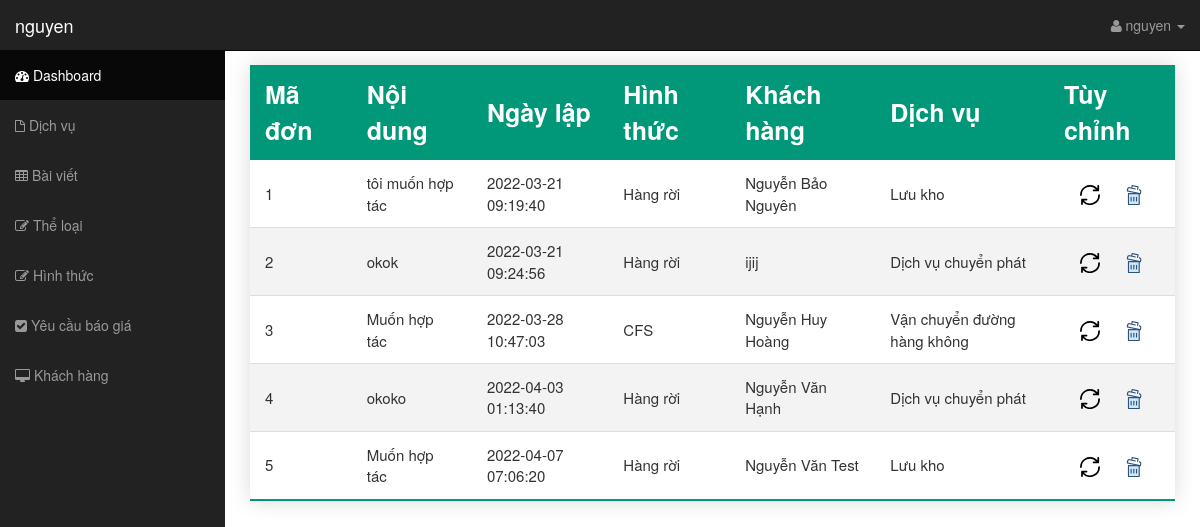
The page /controller/admin.php?view=yeucaudongia (signed in) on the database its author committed.
### tables this page shows
CREATE TABLE `ttdonbaogia` (
  `madon` int(11) NOT NULL,
  `noidung` varchar(255) NOT NULL,
  `ngaylap` datetime NOT NULL,
  `mahinhthuc` int(11) NOT NULL,
  `makh` int(11) NOT NULL,
  `madv` varchar(32) NOT NULL
);

CREATE TABLE `hinhthuc` (
  `mahinhthuc` int(11) NOT NULL,
  `tenhinhthuc` varchar(255) NOT NULL
);

CREATE TABLE `khachhang` (
  `makh` int(11) NOT NULL,
  `tenkhachhang` varchar(255) NOT NULL,
  `diachi` varchar(255) NOT NULL,
  `email` varchar(100) NOT NULL
);

CREATE TABLE `dichvu` (
  `madv` varchar(32) NOT NULL,
  `tendv` varchar(255) NOT NULL,
  `noidung` text NOT NULL
);

### controller/admin.php (called while the page is built)
<?php
include "../view/admin/header.php";
include "../view/admin/admin.php";
include "../view/admin/footer.php";
?>

### model/thuvien.php (called while the page is built, shortened)
<?php
function showDatabase($pdo, $table) {
	$select = "SELECT * FROM $table";
	$stmt = $pdo->prepare($select);
	$stmt->execute();
	$element = $stmt->fetchAll(PDO::FETCH_ASSOC);
	$pdo = null;
	return $element;
}
function showDatabaseWithId($pdo, $table, $key, $id) {
	$select = "SELECT * FROM $table WHERE $key = '$id'";
	$stmt = $pdo->prepare($select);
	$stmt->execute();
	$element = $stmt->fetchAll(PDO::FETCH_ASSOC);
	$pdo = null;
	return $element;
}
?>

### view/admin/yeucaudongia.php (the view)
<table class="styled-table">
    <thead>
        <tr>
            <th>Mã đơn </th>
            <th>Nội dung</th>
            <th>Ngày lập</th>
            <th>Hình thức</th>
            <th>Khách hàng</th>
            <th>Dịch vụ</th>
            <th>Tùy chỉnh</th>
        </tr>
    </thead>
    <tbody>
        <?php
            $table = "ttdonbaogia";
            $row = showDatabase($pdo, $table);
            foreach ($row as $value) {
        ?>
            <tr>
                <td><?php echo $value['madon'];?></td>
                <td><?php echo $value['noidung'];?></td>
                <td><?php echo $value['ngaylap'];?></td>
                <td><?php
                    $hinhthuc = showDatabaseWithId($pdo, "hinhthuc", "mahinhthuc" , $value["mahinhthuc"]);
                    foreach ($hinhthuc as  $infor_hinhthuc) {
                        echo $infor_hinhthuc['tenhinhthuc'];
                    }
                ?></td>
                <td><?php
                    $khachhang = showDatabaseWithId($pdo, "khachhang", "makh" , $value["makh"]);
                    foreach ($khachhang as  $infor_khachhang) {
                        echo $infor_khachhang['tenkhachhang'];
                    }
                ?></td>
                <td><?php
                    $dichvu = showDatabaseWithId($pdo, "dichvu", "madv" , $value["madv"]);
                    foreach ($dichvu as  $infor_dv) {
                        echo $infor_dv['tendv'];
                    }
                ?></td>
                <td class="option">
                    <a class="update" href="../controller/sua_kh.php?makh=<?php echo $value['makh'];?>" value="">
                        <img src="../view/images/icon/update.svg" title="<?php echo $value['makh'];?>" alt="Cập nhật">
                    </a>
                    <a href="../controller/xoa_kh.php?makh=<?php echo $value['makh'];?>">
                        <img src="../view/images/icon/delete.svg" title="Xóa" alt="Xóa">
                    </a>
                </td>
            </tr>
        <?php } ?>
    </tbody>
</table>

### view/css/sb-admin.css (style rules this page uses)
body { margin-top: 50px; }

### view/css/admin.css (style rules this page uses)
.styled-table { border-collapse: collapse; margin: 0 auto; box-shadow: 0 0 20px rgba(0, 0, 0, 0.15); }
.styled-table thead tr { background: #009879; color: #fff; text-align: left; }
.styled-table th, .styled-table td { padding: 12px 15px; }
.styled-table th { font-size: 2.5rem; }
.styled-table td { font-size: 1.5rem; }
.styled-table tbody tr { border-bottom: 1px solid #dddddd; }
.styled-table tbody tr:nth-of-type(even) { background-color: #f3f3f3; }
.styled-table tbody tr:last-of-type { border-bottom: 2px solid #009879; }
.option { text-align: center; }
.option a { color: blue; margin: 10px; cursor: pointer; text-decoration: none; }
.option a img { width: 20px; }

### rows shown on the page
ttdonbaogia: madon "1", noidung "tôi muốn hợp tác", ngaylap "2022-03-21 09:19:40"
hinhthuc: tenhinhthuc "Hàng rời"
khachhang: tenkhachhang "Nguyễn Bảo Nguyên"
dichvu: tendv "Lưu kho"
ttdonbaogia: madon "2", noidung "okok", ngaylap "2022-03-21 09:24:56"
khachhang: tenkhachhang "ijij"
dichvu: tendv "Dịch vụ chuyển phát"
ttdonbaogia: madon "3", noidung "Muốn hợp tác", ngaylap "2022-03-28 10:47:03"
hinhthuc: tenhinhthuc "CFS"
khachhang: tenkhachhang "Nguyễn Huy Hoàng"
dichvu: tendv "Vận chuyển đường hàng không"
ttdonbaogia: madon "4", noidung "okoko", ngaylap "2022-04-03 01:13:40"
khachhang: tenkhachhang "Nguyễn Văn Hạnh"
ttdonbaogia: madon "5", noidung "Muốn hợp tác", ngaylap "2022-04-07 07:06:20"
khachhang: tenkhachhang "Nguyễn Văn Test"

### other values the page prints
$username "nguyen"
